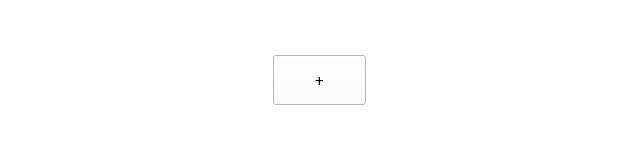
<?xml version="1.0" encoding="UTF-8"?>
<ui version="4.0">
 <class>Form</class>
 <widget class="QWidget" name="Form">
  <property name="geometry">
   <rect>
    <x>0</x>
    <y>0</y>
    <width>640</width>
    <height>160</height>
   </rect>
  </property>
  <property name="maximumSize">
   <size>
    <width>16777215</width>
    <height>160</height>
   </size>
  </property>
  <property name="windowTitle">
   <string>Form</string>
  </property>
  <property name="styleSheet">
   <string notr="true">QPushButton {font: 63 12pt &quot;Segoe UI Semibold&quot;}
QPushButton:hover{background: #2666DE; border:none;}
QLabel {font: 63 11pt &quot;Segoe UI Semibold&quot;; color: black}
QWidget {background: white}
</string>
  </property>
  <layout class="QHBoxLayout" name="horizontalLayout">
   <item>
    <widget class="QPushButton" name="pushButton">
     <property name="sizePolicy">
      <sizepolicy hsizetype="Fixed" vsizetype="Fixed">
       <horstretch>0</horstretch>
       <verstretch>0</verstretch>
      </sizepolicy>
     </property>
     <property name="minimumSize">
      <size>
       <width>93</width>
       <height>50</height>
      </size>
     </property>
     <property name="font">
      <font>
       <family>Segoe UI Semibold</family>
       <pointsize>12</pointsize>
       <weight>7</weight>
       <italic>false</italic>
       <bold>false</bold>
      </font>
     </property>
     <property name="styleSheet">
      <string notr="true"/>
     </property>
     <property name="text">
      <string>+</string>
     </property>
    </widget>
   </item>
  </layout>
 </widget>
 <resources/>
 <connections/>
</ui>
